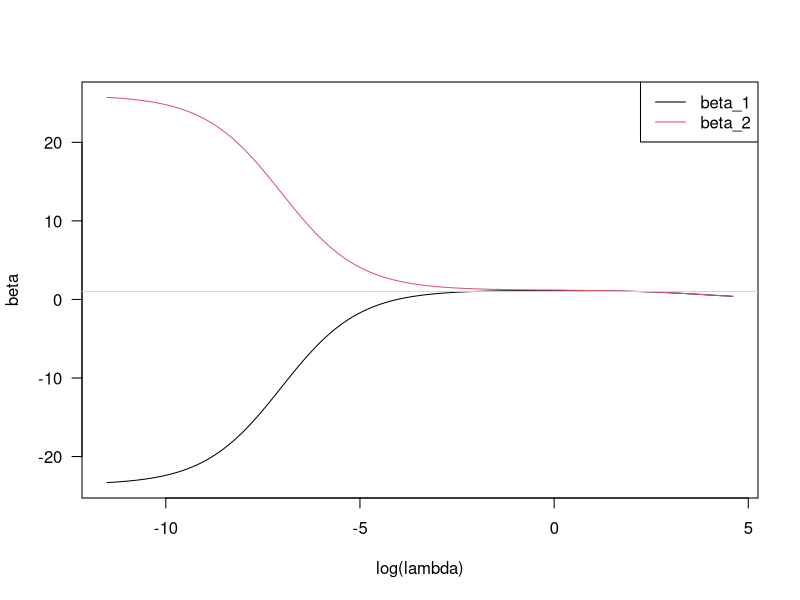
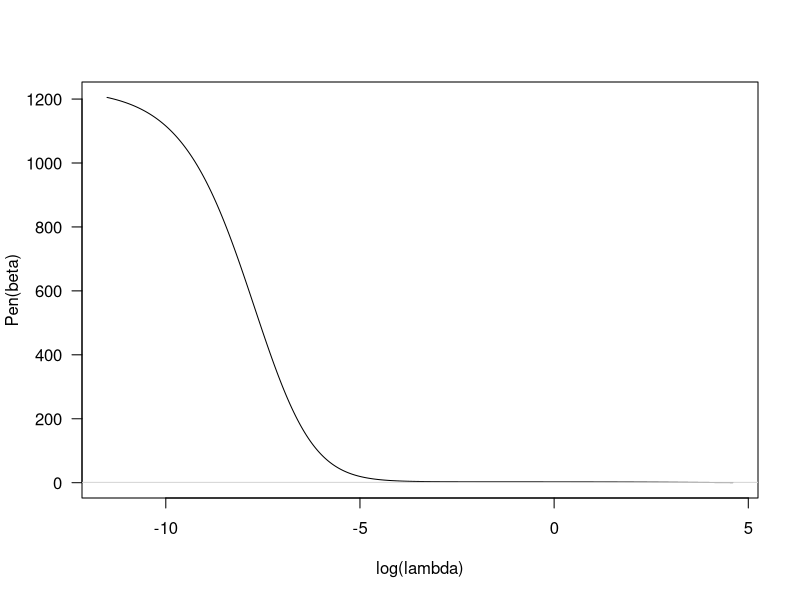
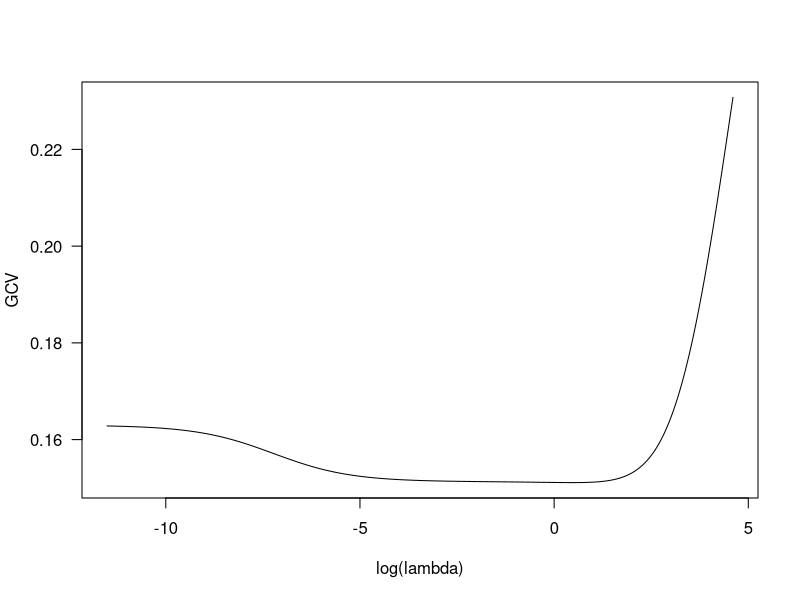
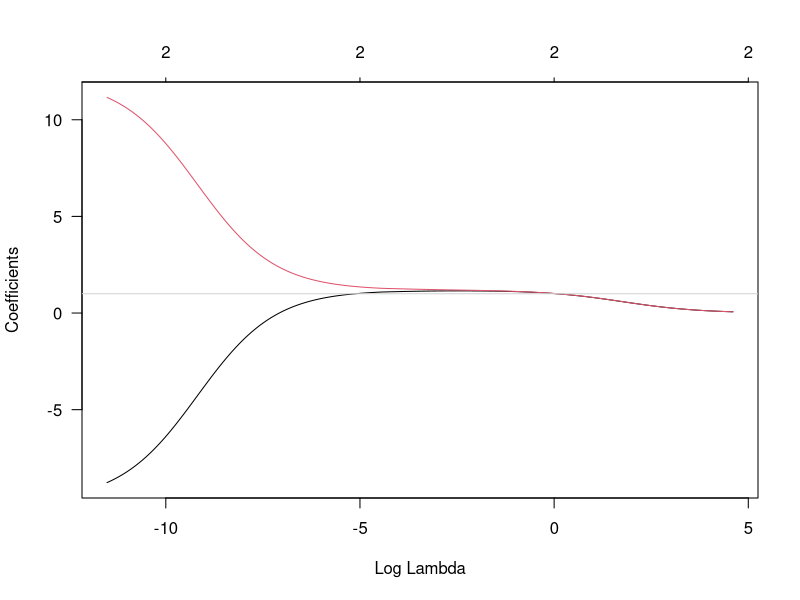
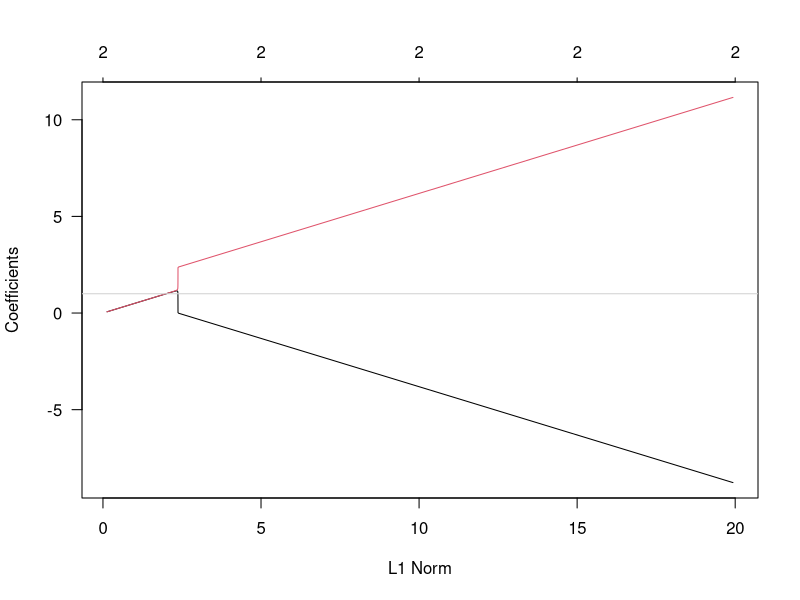

Recreate these plots in R, in order.
#### Ridge Regression ####

library(MASS)
library(glmnet)


#-- Correlated Data Example
library(MASS) # for lm.ridge function
set.seed(10)
n = 25
x1 = rnorm(n)
x2 = rnorm(n,mean=x1,sd=.01)
cor(x1,x2)

y = rnorm(n, mean=1+x1+x2,sd=2)  # m(x) = 1 + 1x_1 + 1x_2

#- OLS
lm(y~x1+x2)$coef

#- ridge  
lm.ridge(y~x1+x2,lambda=.5)   # set lambda=0.5



#-- Fit ridge regression model for sequence of lambdas

lam.seq = exp(seq(log(100),log(1e-5),length=500))
m = lm.ridge(y~x1+x2, lambda=lam.seq)   # ridge regression model

beta = coef(m)                   # matrix of estimated coefficients (for each lambda)
penalty = rowSums(beta[,-1]^2)   # total penalty P(\beta) (sum of squared betas)

ridge.stuff = data.frame(lam = lam.seq, intercept=beta[,1], x1=beta[,2],
                         x2=beta[,3], penalty=penalty, GCV=m$GCV, 
                         row.names=NULL)
head(ridge.stuff)



#-- ridge path for sequence of lambdas

matplot(log(m$lambda),coef(m)[,2:3],typ='l',lty=1,xlab="log(lambda)",ylab="beta",las=1)
legend("topright",c("beta_1","beta_2"),col=1:2,lty=1)
abline(h=1,lty=1,col="lightgray")

#-- penalty for sequence of lambdas
matplot(log(m$lambda),penalty,typ='l',lty=1,xlab="log(lambda)",ylab="Pen(beta)",las=1)
abline(h=1,lty=1,col="lightgray")

#-- GCV for sequence of lambdas
matplot(log(m$lambda),m$GCV,typ='l',lty=1,xlab="log(lambda)",ylab="GCV",las=1)


#-- ridge with glmnet. Notice: no formula interface. 

library(glmnet)
m2 = glmnet(cbind(x1, x2), y, alpha=0, lambda=lam.seq)

#- ridge path vs. lambda 
plot(m2, "lambda", las=1); abline(h=1,lty=1,col="lightgray")

#- ridge path vs. L1 norm of penalty
plot(m2, "norm", las=1); abline(h=1,lty=1,col="lightgray")
